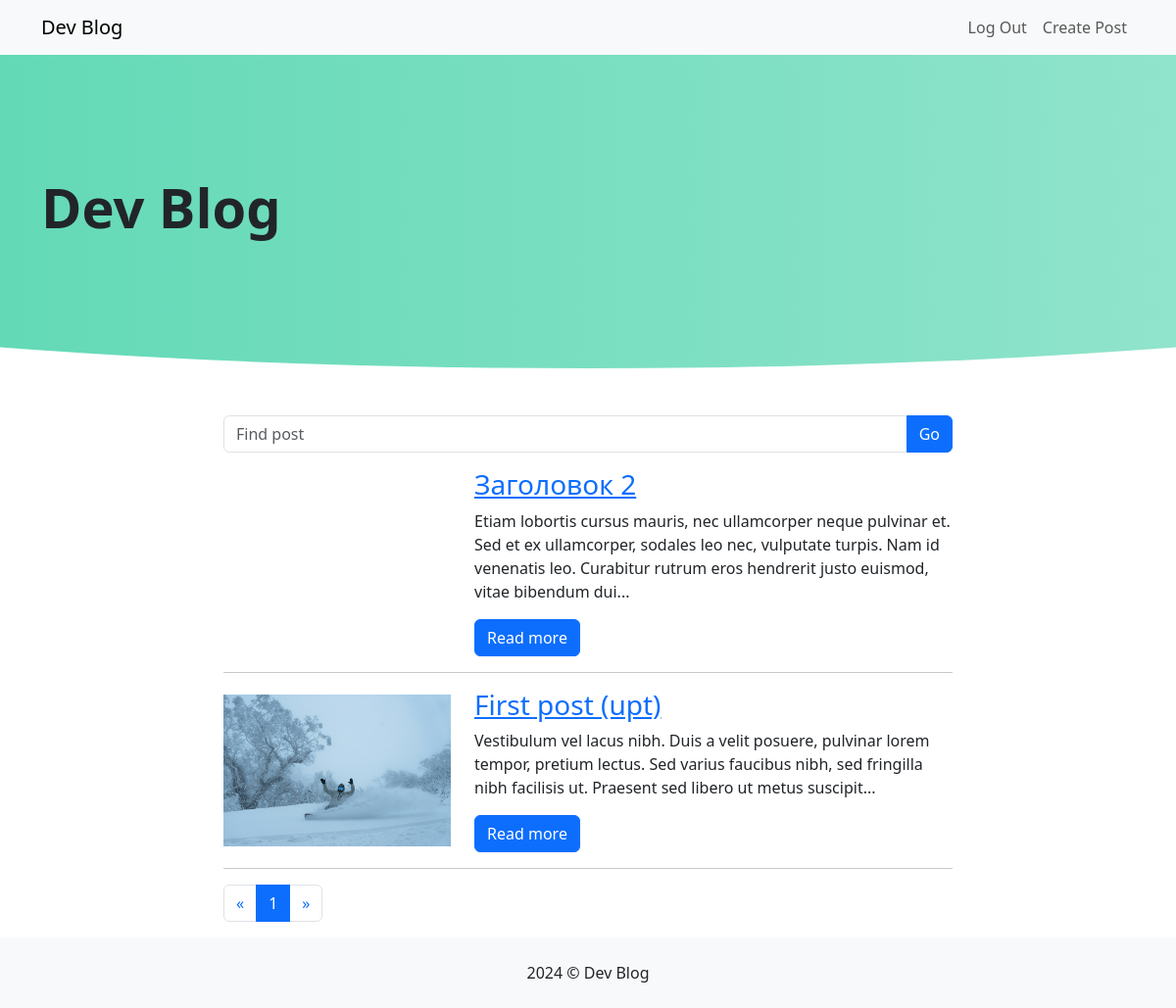
Page / (signed in) on the earlier database version.
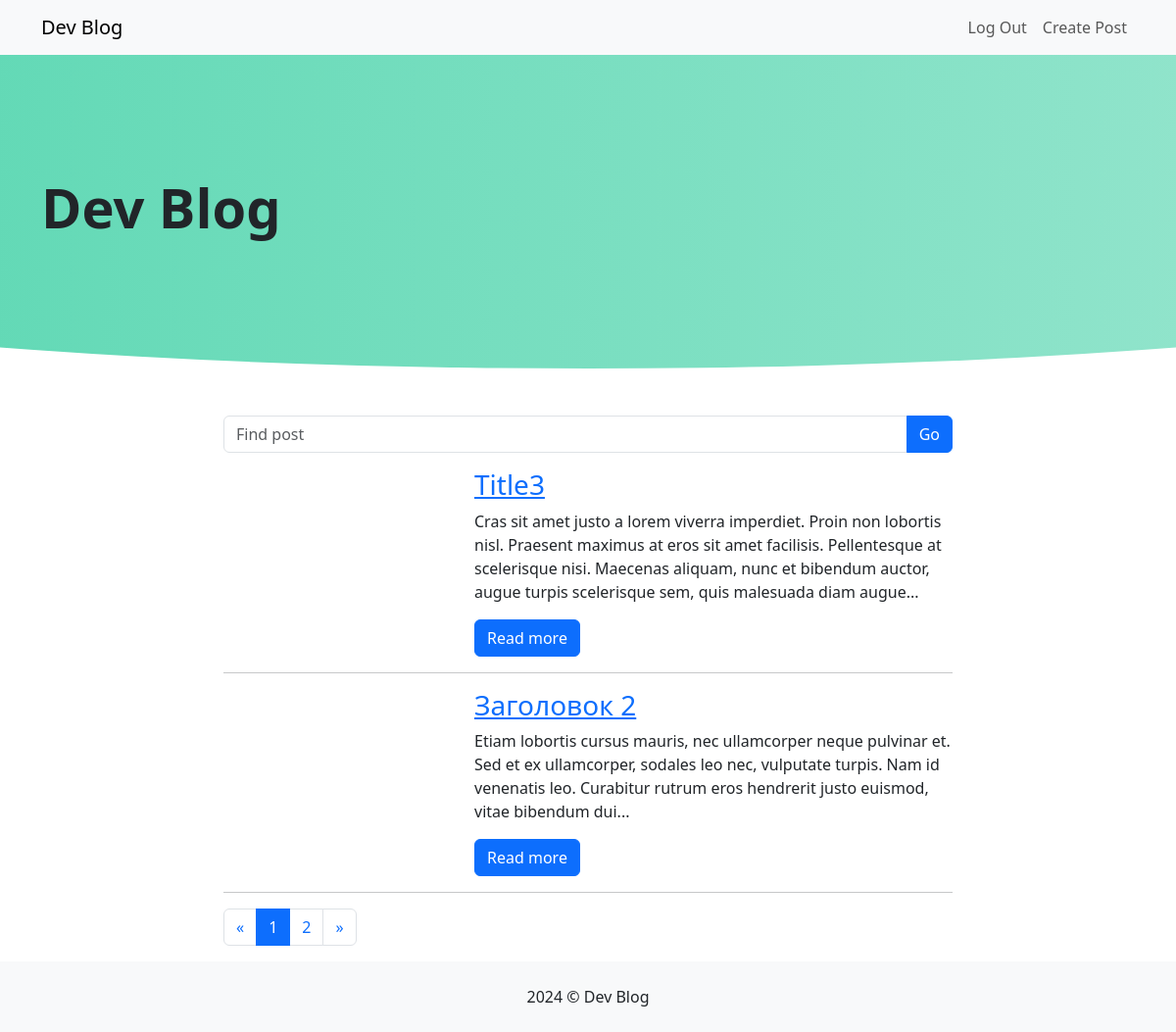
Same page on the later database version.
### tables this page shows
CREATE TABLE posts (
    id INTEGER PRIMARY KEY AUTOINCREMENT,
    title VARCHAR(255) NOT NULL,
    image VARCHAR(255) NOT NULL,
    slug VARCHAR(100) UNIQUE NOT NULL,
    body TEXT NOT NULL,
    publish DATE NULL,
    user_id INTEGER NOT NULL,
    FOREIGN KEY (user_id) REFERENCES users (id)
);

### app/blog/views.py (the view)
@bp.route('/')
def posts():
    db = get_db()
    q = request.args.get('q')  # get url params
    search_query = f"""--sql
            (title LIKE '%{q}%' OR body LIKE '%{q}%')"""
    query = """--sql
    SELECT * FROM posts WHERE publish <= '%s' AND publish != '' """ % datetime.now()
    count_query = query.replace('*', 'COUNT(*)')
    if q:  # modify queries for search
        query += f"""--sql
        AND {search_query}"""
        count_query += f"""--sql
        AND {search_query}"""
    if g.user and g.user['is_admin']:
        query = """--sql
        SELECT * FROM posts """
        count_query = query.replace('*', 'COUNT(*)')
        if q:  # modify admin user post queries for search
            query += f"""--sql
            WHERE {search_query}"""
            count_query += f"""--sql
            WHERE {search_query}"""
    page = request.args.get('page') or 1
    count = db.execute(count_query).fetchone()[0]
    paginate = pagination(count, int(page))
    query += """--sql
    ORDER BY id DESC LIMIT %s OFFSET %s""" % (paginate['per_page'], paginate['offset'])
    posts_list = db.execute(query).fetchall()
    return render_template('index.html', posts=posts_list, paginate=paginate)

### app/blog/utils.py (called while the page is built)
def pagination(count, page, per_page=2):
    page_no = ceil(count / per_page)
    offset = (page - 1) * per_page
    next_page = page + 1
    prev_page = page - 1
    return {
        'per_page': per_page,
        'offset': offset,
        'pages': list(range(1, page_no + 1)),
        'page': page,
        'page_no': page_no,
        'next_page': next_page,
        'prev_page': prev_page
    }

### app/db.py (called while the page is built)
def get_db():
    if 'db' not in g:
        g.db = sqlite3.connect(
            current_app.config['DATABASE'],
            detect_types=sqlite3.PARSE_DECLTYPES
        )
        g.db.row_factory = sqlite3.Row
    return g.db

### app/users/views.py (called while the page is built)
@bp.before_app_request
def load_logged_in_user():
    user_id = session.get('user_id')
    if user_id is None:
        g.user = None
    else:
        db = get_db()
        user = db.execute("""--sql
        SELECT * FROM users WHERE id = ?""", (user_id,)).fetchone()
        g.user = user

### app/templates/index.html
{% extends "layout.html" %}
{% block content %}
<div class="container">
    <div class="col-md-8 offset-md-2">
        <form action="" method="get">
            <div class="input-group mb-3">
                <input type="text" name="q" id="q" class="form-control" placeholder="Find post" value="{{ request.args.q }}">
                <button class="btn btn-primary" type="submit">Go</button>
            </div>
        </form>
    </div>
    <div class="col-md-8 offset-md-2">
        {% for post in posts %}
        <div class="row align-items-center">
            <div class="col-md-4">
                <img src="{{ url_for('uploads', filename=post.image) }}" alt="" class="img-fluid">
            </div>
            <div class="col-md-8">
                <h3><a href="{{ url_for('blog.post_detail', slug=post.slug) }}">{{ post.title }}</a>
                </h3>
                <p>{{ post.body|truncate }}</p>
                <a href="{{ url_for('blog.post_detail', slug=post.slug) }}" class="btn btn-primary">Read more</a>
            </div>
        </div>
            <hr>
        {% endfor %}
        <nav aria-label="Page navigation example">
          <ul class="pagination">
            <li class="page-item">
              <a class="page-link" href="{{ request.path }}?page={{ paginate.prev_page }}{% if request.args.q %}&q={{ request.args.q }}{% endif %}" aria-label="Previous">
                <span aria-hidden="true">&laquo;</span>
              </a>
            </li>
              {% for page in paginate.pages %}
            <li class="page-item"><a class="page-link {% if page == paginate.page %}active{% endif %}" href="{{ request.path }}?page={{ page }}{% if request.args.q %}&q={{ request.args.q }}{% endif %}">{{ page }}</a></li>
              {% endfor %}
            <li class="page-item">
              <a class="page-link" href="{{ request.path }}?page={{ paginate.next_page }}{% if request.args.q %}&q={{ request.args.q }}{% endif %}" aria-label="Next">
                <span aria-hidden="true">&raquo;</span>
              </a>
            </li>
          </ul>
        </nav>
    </div>
</div>
{% endblock content %}

### app/templates/layout.html (shortened to what this page needs)
<!doctype html>
<html lang="en">
<head>
    <link href="https://cdn.jsdelivr.net/npm/bootstrap@5.3.3/dist/css/bootstrap.min.css" rel="stylesheet">
    <link rel="stylesheet" href="{{ url_for('static', filename='app.css') }}">
</head>
<body>
    <nav class="navbar navbar-expand-lg bg-body-tertiary">
      <div class="container">
        <a class="navbar-brand" href="{{ url_for('blog.posts') }}">Dev Blog</a>
        <div class="collapse navbar-collapse" id="navbarNav">
          <ul class="navbar-nav ms-auto">
            {% if g.user %}
              <li class="nav-item">
                <a class="nav-link" href="{{ url_for('users.logout') }}">Log Out</a>
              </li>
                {% if post and g.user['is_admin'] %}
                    <li class="nav-item">
                      <a class="nav-link btn btn-warning" href="{{ url_for('blog.post_update', slug=post.slug) }}">Edit Post</a>
                    </li>
                {% elif g.user['is_admin'] %}
                    <li class="nav-item">
                      <a class="nav-link btn btn-primary" href="{{ url_for('blog.post_create') }}">Create Post</a>
                    </li>
                {% endif %}
              {% endif %}
          </ul>
        </div>
      </div>
    </nav>
    <div class="header d-flex align-items-center mb-3 mb-md-5">
        <div class="container">
            <h1 class="display-4 fw-bold">
                {% block page_header %}
                    Dev Blog
                {% endblock page_header %}</h1>
        </div>
    </div>
    {% block content %}
    {% endblock content %}
    <footer class="p-4 bg-light text-center">
        <div>2024 &copy; Dev Blog</div>
    </footer>
</body>
</html>

### app/static/app.css (style rules this page uses)
.header { height: 40vh; position: relative; overflow: hidden; background: transparent; z-index: 1; }
.header::before { content: ''; position: absolute; top: 0; left: -50%; width: 200%; height: 100%; border-bottom-left-radius: 50%; border-bottom-right-radius: 50%; background: linear-gradient(to left, #a6e9d5, #4dd4ac); z-index: -1; }

Differences in the rows shown:
no longer on this page (row unchanged): posts: image (picture), title "First post (upt)", body "Vestibulum vel lacus nibh. Duis a velit posuere, pulvinar lorem tempor, pretium lectus. Sed varius faucibus nibh, sed fringilla nibh facilisis ut. Praesent sed libero ut metus suscipit..."
added posts: title "Title3", body "Cras sit amet justo a lorem viverra imperdiet. Proin non lobortis nisl. Praesent maximus at eros sit amet facilisis. Pellentesque at scelerisque nisi. Maecenas aliquam, nunc et bibendum auctor, augue turpis scelerisque sem, quis malesuada diam augue..."
Other differences:
new list line: "2"
